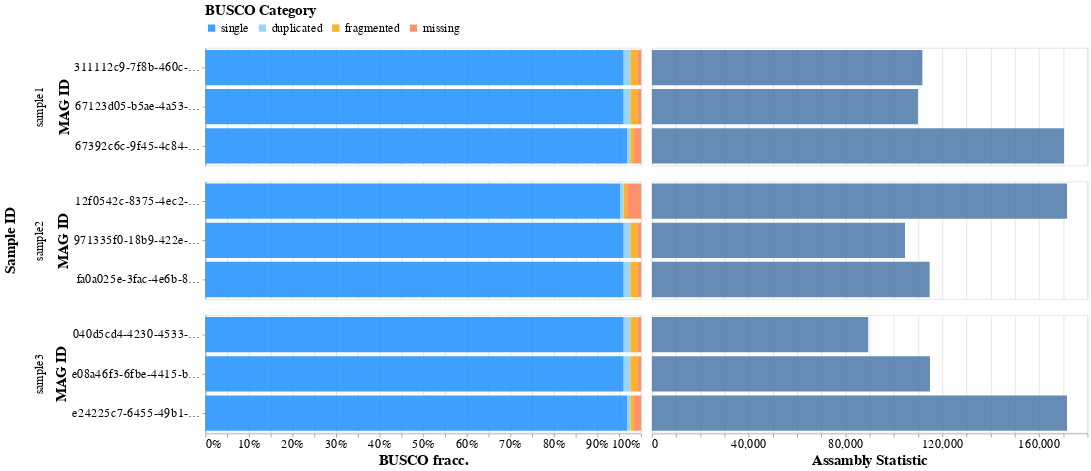

The notebook cell this image was saved under:
### Code cell
# %%
import altair as alt
import pandas as pd

# Read in data
df = pd.read_csv("/Users/santiago/Downloads/all_batch_summeries (2).csv", usecols=range(1,14))

# Clean column names
df.columns = df.columns.str.replace(' ', '_')
df.columns = df.columns.str.replace('[^a-zA-Z0-9_]', '', regex=True)
df.columns = df.columns.str.lower()

# Make field for mag id
df["mag_id"] = df["input_file"].str.split('.', expand=True)[0]
df["percent_gaps"] = df["percent_gaps"].str.split('%', expand=True)[0].map(float)

# Pivot long
df2 = pd.melt(
    df, 
    id_vars=[
        "sample_id", 
        "mag_id", 
        "dataset", 
        "n_markers", 
        'scaffold_n50', 
        'contigs_n50',
        'percent_gaps', 
        'number_of_scaffolds',
    ], 
    value_vars=[
        "single", "duplicated","fragmented","missing"
    ], 
    value_name="BUSCO_percentage", 
    var_name="category"
)

df3 = df[[
    "sample_id", 
    "mag_id",
    'scaffold_n50', 
    'contigs_n50',
    'percent_gaps', 
    'number_of_scaffolds',
]]

# Specify order
mapping = {"single":1, "duplicated":2,"fragmented":3,"missing":4}
df2["order"] = df2["category"].map(mapping)
df2["fracc_markers"] = "~" + round(df2["BUSCO_percentage"] * df2["n_markers"] / 100).map(int).map(str) + "/124"
df2


# %%
# Plot
domain = ['single', 'duplicated', 'fragmented', 'missing']
range_ = ['#1E90FF', '#87CEFA', '#FFA500', '#FF7F50']

output_plot = alt.Chart(df2).mark_bar().encode(
    x=alt.X(
        'sum(BUSCO_percentage)', 
        stack="normalize", 
        title="BUSCO fracc."
    ),
    y=alt.Y('mag_id', axis=alt.Axis(title='MAG ID')),
    color=alt.Color(
        'category', 
        scale=alt.Scale(domain=domain, range=range_), 
        legend=alt.Legend(title="BUSCO Category", orient="top")
    ),
    order=alt.Order('order', sort='ascending'),
    tooltip=[
        alt.Tooltip("sample_id", title="Sample ID"),
        alt.Tooltip("mag_id", title="MAG ID"),
        alt.Tooltip("dataset", title="Lineage dataset"),
        alt.Tooltip("fracc_markers", title="Aprox. number of markers in this category"),
        alt.Tooltip("BUSCO_percentage", title="Percentage [%]"),
    ],
    # column=alt.Column("scaffold_n50", title="Scaffold N50"),
    opacity=alt.value(0.85)).properties(width=600, height=18*9).facet(row=alt.Row("sample_id", title='Sample ID')).resolve_scale(y="independent")

# output_plot = output_plot.configure_axis(labelFontSize=17, titleFontSize=20)
# output_plot = output_plot.configure_legend(labelFontSize=17, titleFontSize=20)
# output_plot = output_plot.configure_header(labelFontSize=17, titleFontSize=20)
output_plot 

# %%
# Plot
domain = ['single', 'duplicated', 'fragmented', 'missing']
range_ = ['#1E90FF', '#87CEFA', '#FFA500', '#FF7F50']

# Drop down menu
dropdown = alt.binding_select(
    options=[
    'scaffold_n50', 
    'contigs_n50',
    'percent_gaps', 
    'number_of_scaffolds',
], 
    name="Assambly Statistics: "
)

xcol_param = alt.param(
    value='scaffold_n50',
    bind=dropdown
)

output_plot2 = alt.Chart(df3).mark_bar().encode(
    x=alt.X('x:Q').title('Assambly Statistic'),
    y=alt.Y('mag_id', axis=None),
    tooltip=[
        alt.Tooltip('x:Q', title=f"value"),
    ],
    opacity=alt.value(0.85)
).transform_calculate(
    x=f'datum[{xcol_param.name}]'
).add_params(
    xcol_param
).properties(
    width=600, 
    height=18*9
).facet(
    row=alt.Row("sample_id", title=None, header=alt.Header(labelFontSize=0))
).resolve_scale(
    y="independent"
)

# Combine the two charts side by side
out3 = alt.hconcat(output_plot, output_plot2, spacing=3)  # Adjust spacing as needed
out3 = out3.configure_axis(labelFontSize=17, titleFontSize=20)
out3 = out3.configure_legend(labelFontSize=17, titleFontSize=20)
out3 = out3.configure_header(labelFontSize=17, titleFontSize=20)
out3

### Figure 1 — Vega-Lite specification as saved in the notebook (floating-point values rounded to 4 significant figures)
{"config": {"view": {"continuousWidth": 300, "continuousHeight": 300}, "axis": {"labelFontSize": 17, "titleFontSize": 20}, "header": {"labelFontSize": 17, "titleFontSize": 20}, "legend": {"labelFontSize": 17, "titleFontSize": 20}}, "hconcat": [{"data": {"name": "data-995163a8b95c9f2f313812ceef02a50c"}, "facet": {"row": {"field": "sample_id", "title": "Sample ID", "type": "nominal"}}, "spec": {"mark": {"type": "bar"}, "encoding": {"color": {"field": "category", "legend": {"orient": "top", "title": "BUSCO Category"}, "scale": {"domain": ["single", "duplicated", "fragmented", "missing"], "range": ["#1E90FF", "#87CEFA", "#FFA500", "#FF7F50"]}, "type": "nominal"}, "opacity": {"value": 0.85}, "order": {"field": "order", "sort": "ascending", "type": "quantitative"}, "tooltip": [{"field": "sample_id", "title": "Sample ID", "type": "nominal"}, {"field": "mag_id", "title": "MAG ID", "type": "nominal"}, {"field": "dataset", "title": "Lineage dataset", "type": "nominal"}, {"field": "fracc_markers", "title": "Aprox. number of markers in this category", "type": "nominal"}, {"field": "BUSCO_percentage", "title": "Percentage [%]", "type": "quantitative"}], "x": {"aggregate": "sum", "field": "BUSCO_percentage", "stack": "normalize", "title": "BUSCO fracc.", "type": "quantitative"}, "y": {"axis": {"title": "MAG ID"}, "field": "mag_id", "type": "nominal"}}, "height": 162, "width": 600}, "resolve": {"scale": {"y": "independent"}}}, {"data": {"name": "data-a93d7a0a94d75d2ace5979a9e91e0d4a"}, "facet": {"row": {"field": "sample_id", "header": {"labelFontSize": 0}, "title": null, "type": "nominal"}}, "spec": {"mark": {"type": "bar"}, "encoding": {"opacity": {"value": 0.85}, "tooltip": [{"field": "x", "title": "value", "type": "quantitative"}], "x": {"field": "x", "title": "Assambly Statistic", "type": "quantitative"}, "y": {"axis": null, "field": "mag_id", "type": "nominal"}}, "height": 162, "transform": [{"calculate": "datum[param_4]", "as": "x"}], "width": 600}, "resolve": {"scale": {"y": "independent"}}}], "params": [{"name": "param_4", "bind": {"input": "select", "options": ["scaffold_n50", "contigs_n50", "percent_gaps", "number_of_scaffolds"], "name": "Assambly Statistics: "}, "value": "scaffold_n50"}], "spacing": 3, "$schema": "https://vega.github.io/schema/vega-lite/v5.14.1.json", "datasets": {"data-995163a8b95c9f2f313812ceef02a50c": [{"sample_id": "sample1", "mag_id": "67392c6c-9f45-4c84-85f5-ae0bfc668892", "dataset": "bacteria_odb10", "n_markers": 124, "scaffold_n50": 170295, "contigs_n50": 170295, "percent_gaps": 0.0, "number_of_scaffolds": 27, "category": "single", "BUSCO_percentage": 96.8, "order": 1, "fracc_markers": "~120/124"}, {"sample_id": "sample1", "mag_id": "67123d05-b5ae-4a53-873b-727952881899", "dataset": "bacteria_odb10", "n_markers": 124, "scaffold_n50": 109922, "contigs_n50": 109922, "percent_gaps": 0.0, "number_of_scaffolds": 65, "category": "single", "BUSCO_percentage": 96.0, "order": 1, "fracc_markers": "~119/124"}, {"sample_id": "sample1", "mag_id": "311112c9-7f8b-460c-9cad-3864af3148c2", "dataset": "bacteria_odb10", "n_markers": 124, "scaffold_n50": 111744, "contigs_n50": 111744, "percent_gaps": 0.0, "number_of_scaffolds": 127, "category": "single", "BUSCO_percentage": 96.0, "order": 1, "fracc_markers": "~119/124"}, {"sample_id": "sample2", "mag_id": "fa0a025e-3fac-4e6b-8736-69a38c33b3f5", "dataset": "bacteria_odb10", "n_markers": 124, "scaffold_n50": 114741, "contigs_n50": 114741, "percent_gaps": 0.0, "number_of_scaffolds": 63, "category": "single", "BUSCO_percentage": 96.0, "order": 1, "fracc_markers": "~119/124"}, {"sample_id": "sample2", "mag_id": "12f0542c-8375-4ec2-b25a-515962533a7a", "dataset": "bacteria_odb10", "n_markers": 124, "scaffold_n50": 171535, "contigs_n50": 171535, "percent_gaps": 0.0, "number_of_scaffolds": 26, "category": "single", "BUSCO_percentage": 95.2, "order": 1, "fracc_markers": "~118/124"}, {"sample_id": "sample2", "mag_id": "971335f0-18b9-422e-81a7-5862c49b1e3d", "dataset": "bacteria_odb10", "n_markers": 124, "scaffold_n50": 104568, "contigs_n50": 104568, "percent_gaps": 0.0, "number_of_scaffolds": 127, "category": "single", "BUSCO_percentage": 96.0, "order": 1, "fracc_markers": "~119/124"}, {"sample_id": "sample3", "mag_id": "040d5cd4-4230-4533-a0a9-f03e3263c338", "dataset": "bacteria_odb10", "n_markers": 124, "scaffold_n50": 89358, "contigs_n50": 89358, "percent_gaps": 0.0, "number_of_scaffolds": 132, "category": "single", "BUSCO_percentage": 96.0, "order": 1, "fracc_markers": "~119/124"}, {"sample_id": "sample3", "mag_id": "e08a46f3-6fbe-4415-b10f-f11d0d187d17", "dataset": "bacteria_odb10", "n_markers": 124, "scaffold_n50": 114888, "contigs_n50": 114888, "percent_gaps": 0.0, "number_of_scaffolds": 60, "category": "single", "BUSCO_percentage": 96.0, "order": 1, "fracc_markers": "~119/124"}, {"sample_id": "sample3", "mag_id": "e24225c7-6455-49b1-ad8d-86f95dfbfa2e", "dataset": "bacteria_odb10", "n_markers": 124, "scaffold_n50": 171506, "contigs_n50": 171506, "percent_gaps": 0.0, "number_of_scaffolds": 27, "category": "single", "BUSCO_percentage": 96.8, "order": 1, "fracc_markers": "~120/124"}, {"sample_id": "sample1", "mag_id": "67392c6c-9f45-4c84-85f5-ae0bfc668892", "dataset": "bacteria_odb10", "n_markers": 124, "scaffold_n50": 170295, "contigs_n50": 170295, "percent_gaps": 0.0, "number_of_scaffolds": 27, "category": "duplicated", "BUSCO_percentage": 0.8, "order": 2, "fracc_markers": "~1/124"}, {"sample_id": "sample1", "mag_id": "67123d05-b5ae-4a53-873b-727952881899", "dataset": "bacteria_odb10", "n_markers": 124, "scaffold_n50": 109922, "contigs_n50": 109922, "percent_gaps": 0.0, "number_of_scaffolds": 65, "category": "duplicated", "BUSCO_percentage": 1.6, "order": 2, "fracc_markers": "~2/124"}, {"sample_id": "sample1", "mag_id": "311112c9-7f8b-460c-9cad-3864af3148c2", "dataset": "bacteria_odb10", "n_markers": 124, "scaffold_n50": 111744, "contigs_n50": 111744, "percent_gaps": 0.0, "number_of_scaffolds": 127, "category": "duplicated", "BUSCO_percentage": 1.6, "order": 2, "fracc_markers": "~2/124"}, {"sample_id": "sample2", "mag_id": "fa0a025e-3fac-4e6b-8736-69a38c33b3f5", "dataset": "bacteria_odb10", "n_markers": 124, "scaffold_n50": 114741, "contigs_n50": 114741, "percent_gaps": 0.0, "number_of_scaffolds": 63, "category": "duplicated", "BUSCO_percentage": 1.6, "order": 2, "fracc_markers": "~2/124"}, {"sample_id": "sample2", "mag_id": "12f0542c-8375-4ec2-b25a-515962533a7a", "dataset": "bacteria_odb10", "n_markers": 124, "scaffold_n50": 171535, "contigs_n50": 171535, "percent_gaps": 0.0, "number_of_scaffolds": 26, "category": "duplicated", "BUSCO_percentage": 0.8, "order": 2, "fracc_markers": "~1/124"}, {"sample_id": "sample2", "mag_id": "971335f0-18b9-422e-81a7-5862c49b1e3d", "dataset": "bacteria_odb10", "n_markers": 124, "scaffold_n50": 104568, "contigs_n50": 104568, "percent_gaps": 0.0, "number_of_scaffolds": 127, "category": "duplicated", "BUSCO_percentage": 1.6, "order": 2, "fracc_markers": "~2/124"}, {"sample_id": "sample3", "mag_id": "040d5cd4-4230-4533-a0a9-f03e3263c338", "dataset": "bacteria_odb10", "n_markers": 124, "scaffold_n50": 89358, "contigs_n50": 89358, "percent_gaps": 0.0, "number_of_scaffolds": 132, "category": "duplicated", "BUSCO_percentage": 1.6, "order": 2, "fracc_markers": "~2/124"}, {"sample_id": "sample3", "mag_id": "e08a46f3-6fbe-4415-b10f-f11d0d187d17", "dataset": "bacteria_odb10", "n_markers": 124, "scaffold_n50": 114888, "contigs_n50": 114888, "percent_gaps": 0.0, "number_of_scaffolds": 60, "category": "duplicated", "BUSCO_percentage": 1.6, "order": 2, "fracc_markers": "~2/124"}, {"sample_id": "sample3", "mag_id": "e24225c7-6455-49b1-ad8d-86f95dfbfa2e", "dataset": "bacteria_odb10", "n_markers": 124, "scaffold_n50": 171506, "contigs_n50": 171506, "percent_gaps": 0.0, "number_of_scaffolds": 27, "category": "duplicated", "BUSCO_percentage": 0.8, "order": 2, "fracc_markers": "~1/124"}, {"sample_id": "sample1", "mag_id": "67392c6c-9f45-4c84-85f5-ae0bfc668892", "dataset": "bacteria_odb10", "n_markers": 124, "scaffold_n50": 170295, "contigs_n50": 170295, "percent_gaps": 0.0, "number_of_scaffolds": 27, "category": "fragmented", "BUSCO_percentage": 0.8, "order": 3, "fracc_markers": "~1/124"}, {"sample_id": "sample1", "mag_id": "67123d05-b5ae-4a53-873b-727952881899", "dataset": "bacteria_odb10", "n_markers": 124, "scaffold_n50": 109922, "contigs_n50": 109922, "percent_gaps": 0.0, "number_of_scaffolds": 65, "category": "fragmented", "BUSCO_percentage": 1.6, "order": 3, "fracc_markers": "~2/124"}, {"sample_id": "sample1", "mag_id": "311112c9-7f8b-460c-9cad-3864af3148c2", "dataset": "bacteria_odb10", "n_markers": 124, "scaffold_n50": 111744, "contigs_n50": 111744, "percent_gaps": 0.0, "number_of_scaffolds": 127, "category": "fragmented", "BUSCO_percentage": 1.6, "order": 3, "fracc_markers": "~2/124"}, {"sample_id": "sample2", "mag_id": "fa0a025e-3fac-4e6b-8736-69a38c33b3f5", "dataset": "bacteria_odb10", "n_markers": 124, "scaffold_n50": 114741, "contigs_n50": 114741, "percent_gaps": 0.0, "number_of_scaffolds": 63, "category": "fragmented", "BUSCO_percentage": 1.6, "order": 3, "fracc_markers": "~2/124"}, {"sample_id": "sample2", "mag_id": "12f0542c-8375-4ec2-b25a-515962533a7a", "dataset": "bacteria_odb10", "n_markers": 124, "scaffold_n50": 171535, "contigs_n50": 171535, "percent_gaps": 0.0, "number_of_scaffolds": 26, "category": "fragmented", "BUSCO_percentage": 0.8, "order": 3, "fracc_markers": "~1/124"}, {"sample_id": "sample2", "mag_id": "971335f0-18b9-422e-81a7-5862c49b1e3d", "dataset": "bacteria_odb10", "n_markers": 124, "scaffold_n50": 104568, "contigs_n50": 104568, "percent_gaps": 0.0, "number_of_scaffolds": 127, "category": "fragmented", "BUSCO_percentage": 1.6, "order": 3, "fracc_markers": "~2/124"}, {"sample_id": "sample3", "mag_id": "040d5cd4-4230-4533-a0a9-f03e3263c338", "dataset": "bacteria_odb10", "n_markers": 124, "scaffold_n50": 89358, "contigs_n50": 89358, "percent_gaps": 0.0, "number_of_scaffolds": 132, "category": "fragmented", "BUSCO_percentage": 1.6, "order": 3, "fracc_markers": "~2/124"}, {"sample_id": "sample3", "mag_id": "e08a46f3-6fbe-4415-b10f-f11d0d187d17", "dataset": "bacteria_odb10", "n_markers": 124, "scaffold_n50": 114888, "contigs_n50": 114888, "percent_gaps": 0.0, "number_of_scaffolds": 60, "category": "fragmented", "BUSCO_percentage": 1.6, "order": 3, "fracc_markers": "~2/124"}, {"sample_id": "sample3", "mag_id": "e24225c7-6455-49b1-ad8d-86f95dfbfa2e", "dataset": "bacteria_odb10", "n_markers": 124, "scaffold_n50": 171506, "contigs_n50": 171506, "percent_gaps": 0.0, "number_of_scaffolds": 27, "category": "fragmented", "BUSCO_percentage": 0.8, "order": 3, "fracc_markers": "~1/124"}, {"sample_id": "sample1", "mag_id": "67392c6c-9f45-4c84-85f5-ae0bfc668892", "dataset": "bacteria_odb10", "n_markers": 124, "scaffold_n50": 170295, "contigs_n50": 170295, "percent_gaps": 0.0, "number_of_scaffolds": 27, "category": "missing", "BUSCO_percentage": 1.6, "order": 4, "fracc_markers": "~2/124"}, {"sample_id": "sample1", "mag_id": "67123d05-b5ae-4a53-873b-727952881899", "dataset": "bacteria_odb10", "n_markers": 124, "scaffold_n50": 109922, "contigs_n50": 109922, "percent_gaps": 0.0, "number_of_scaffolds": 65, "category": "missing", "BUSCO_percentage": 0.8, "order": 4, "fracc_markers": "~1/124"}, {"sample_id": "sample1", "mag_id": "311112c9-7f8b-460c-9cad-3864af3148c2", "dataset": "bacteria_odb10", "n_markers": 124, "scaffold_n50": 111744, "contigs_n50": 111744, "percent_gaps": 0.0, "number_of_scaffolds": 127, "category": "missing", "BUSCO_percentage": 0.8, "order": 4, "fracc_markers": "~1/124"}, {"sample_id": "sample2", "mag_id": "fa0a025e-3fac-4e6b-8736-69a38c33b3f5", "dataset": "bacteria_odb10", "n_markers": 124, "scaffold_n50": 114741, "contigs_n50": 114741, "percent_gaps": 0.0, "number_of_scaffolds": 63, "category": "missing", "BUSCO_percentage": 0.8, "order": 4, "fracc_markers": "~1/124"}, {"sample_id": "sample2", "mag_id": "12f0542c-8375-4ec2-b25a-515962533a7a", "dataset": "bacteria_odb10", "n_markers": 124, "scaffold_n50": 171535, "contigs_n50": 171535, "percent_gaps": 0.0, "number_of_scaffolds": 26, "category": "missing", "BUSCO_percentage": 3.2, "order": 4, "fracc_markers": "~4/124"}, {"sample_id": "sample2", "mag_id": "971335f0-18b9-422e-81a7-5862c49b1e3d", "dataset": "bacteria_odb10", "n_markers": 124, "scaffold_n50": 104568, "contigs_n50": 104568, "percent_gaps": 0.0, "number_of_scaffolds": 127, "category": "missing", "BUSCO_percentage": 0.8, "order": 4, "fracc_markers": "~1/124"}, {"sample_id": "sample3", "mag_id": "040d5cd4-4230-4533-a0a9-f03e3263c338", "dataset": "bacteria_odb10", "n_markers": 124, "scaffold_n50": 89358, "contigs_n50": 89358, "percent_gaps": 0.0, "number_of_scaffolds": 132, "category": "missing", "BUSCO_percentage": 0.8, "order": 4, "fracc_markers": "~1/124"}, {"sample_id": "sample3", "mag_id": "e08a46f3-6fbe-4415-b10f-f11d0d187d17", "dataset": "bacteria_odb10", "n_markers": 124, "scaffold_n50": 114888, "contigs_n50": 114888, "percent_gaps": 0.0, "number_of_scaffolds": 60, "category": "missing", "BUSCO_percentage": 0.8, "order": 4, "fracc_markers": "~1/124"}, {"sample_id": "sample3", "mag_id": "e24225c7-6455-49b1-ad8d-86f95dfbfa2e", "dataset": "bacteria_odb10", "n_markers": 124, "scaffold_n50": 171506, "contigs_n50": 171506, "percent_gaps": 0.0, "number_of_scaffolds": 27, "category": "missing", "BUSCO_percentage": 1.6, "order": 4, "fracc_markers": "~2/124"}], "data-a93d7a0a94d75d2ace5979a9e91e0d4a": [{"sample_id": "sample1", "mag_id": "67392c6c-9f45-4c84-85f5-ae0bfc668892", "scaffold_n50": 170295, "contigs_n50": 170295, "percent_gaps": 0.0, "number_of_scaffolds": 27}, {"sample_id": "sample1", "mag_id": "67123d05-b5ae-4a53-873b-727952881899", "scaffold_n50": 109922, "contigs_n50": 109922, "percent_gaps": 0.0, "number_of_scaffolds": 65}, {"sample_id": "sample1", "mag_id": "311112c9-7f8b-460c-9cad-3864af3148c2", "scaffold_n50": 111744, "contigs_n50": 111744, "percent_gaps": 0.0, "number_of_scaffolds": 127}, {"sample_id": "sample2", "mag_id": "fa0a025e-3fac-4e6b-8736-69a38c33b3f5", "scaffold_n50": 114741, "contigs_n50": 114741, "percent_gaps": 0.0, "number_of_scaffolds": 63}, {"sample_id": "sample2", "mag_id": "12f0542c-8375-4ec2-b25a-515962533a7a", "scaffold_n50": 171535, "contigs_n50": 171535, "percent_gaps": 0.0, "number_of_scaffolds": 26}, {"sample_id": "sample2", "mag_id": "971335f0-18b9-422e-81a7-5862c49b1e3d", "scaffold_n50": 104568, "contigs_n50": 104568, "percent_gaps": 0.0, "number_of_scaffolds": 127}, {"sample_id": "sample3", "mag_id": "040d5cd4-4230-4533-a0a9-f03e3263c338", "scaffold_n50": 89358, "contigs_n50": 89358, "percent_gaps": 0.0, "number_of_scaffolds": 132}, {"sample_id": "sample3", "mag_id": "e08a46f3-6fbe-4415-b10f-f11d0d187d17", "scaffold_n50": 114888, "contigs_n50": 114888, "percent_gaps": 0.0, "number_of_scaffolds": 60}, {"sample_id": "sample3", "mag_id": "e24225c7-6455-49b1-ad8d-86f95dfbfa2e", "scaffold_n50": 171506, "contigs_n50": 171506, "percent_gaps": 0.0, "number_of_scaffolds": 27}]}}
